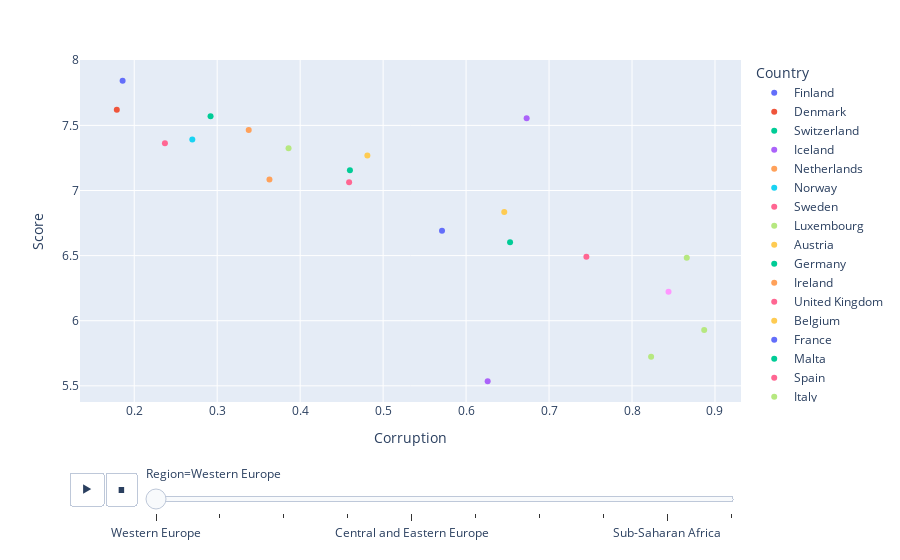

This figure's notebook cell:
### Markdown cell above
### Corruption vs Score

### Code cell
px.scatter(df, x='Corruption', y='Score',
           animation_frame='Region',
           animation_group='Country',
           color='Country', hover_name='Country',
           trendline= 'ols')

### Figure 1 — Plotly figure (JSON) as saved in the notebook; plotly's stock layout.template omitted (floating-point values rounded to 4 significant figures)
{"data": [{"hovertemplate": "<b>%{hovertext}</b><br><br>Country=Finland<br>Region=Western Europe<br>Corruption=%{x}<br>Score=%{y}<extra></extra>", "hovertext": ["Finland"], "ids": ["Finland"], "legendgroup": "Finland", "marker": {"color": "#636efa", "symbol": "circle"}, "mode": "markers", "name": "Finland", "orientation": "v", "showlegend": true, "type": "scatter", "x": [0.186], "xaxis": "x", "y": [7.842], "yaxis": "y"}, {"hovertemplate": "Country=Finland<br>Region=Western Europe<extra></extra>", "legendgroup": "Finland", "marker": {"color": "#636efa", "symbol": "circle"}, "mode": "lines", "name": "Finland", "showlegend": false, "type": "scatter", "xaxis": "x", "yaxis": "y"}, {"hovertemplate": "<b>%{hovertext}</b><br><br>Country=Denmark<br>Region=Western Europe<br>Corruption=%{x}<br>Score=%{y}<extra></extra>", "hovertext": ["Denmark"], "ids": ["Denmark"], "legendgroup": "Denmark", "marker": {"color": "#EF553B", "symbol": "circle"}, "mode": "markers", "name": "Denmark", "orientation": "v", "showlegend": true, "type": "scatter", "x": [0.179], "xaxis": "x", "y": [7.62], "yaxis": "y"}, {"hovertemplate": "Country=Denmark<br>Region=Western Europe<extra></extra>", "legendgroup": "Denmark", "marker": {"color": "#EF553B", "symbol": "circle"}, "mode": "lines", "name": "Denmark", "showlegend": false, "type": "scatter", "xaxis": "x", "yaxis": "y"}, {"hovertemplate": "<b>%{hovertext}</b><br><br>Country=Switzerland<br>Region=Western Europe<br>Corruption=%{x}<br>Score=%{y}<extra></extra>", "hovertext": ["Switzerland"], "ids": ["Switzerland"], "legendgroup": "Switzerland", "marker": {"color": "#00cc96", "symbol": "circle"}, "mode": "markers", "name": "Switzerland", "orientation": "v", "showlegend": true, "type": "scatter", "x": [0.292], "xaxis": "x", "y": [7.571], "yaxis": "y"}, {"hovertemplate": "Country=Switzerland<br>Region=Western Europe<extra></extra>", "legendgroup": "Switzerland", "marker": {"color": "#00cc96", "symbol": "circle"}, "mode": "lines", "name": "Switzerland", "showlegend": false, "type": "scatter", "xaxis": "x", "yaxis": "y"}, {"hovertemplate": "<b>%{hovertext}</b><br><br>Country=Iceland<br>Region=Western Europe<br>Corruption=%{x}<br>Score=%{y}<extra></extra>", "hovertext": ["Iceland"], "ids": ["Iceland"], "legendgroup": "Iceland", "marker": {"color": "#ab63fa", "symbol": "circle"}, "mode": "markers", "name": "Iceland", "orientation": "v", "showlegend": true, "type": "scatter", "x": [0.673], "xaxis": "x", "y": [7.554], "yaxis": "y"}, {"hovertemplate": "Country=Iceland<br>Region=Western Europe<extra></extra>", "legendgroup": "Iceland", "marker": {"color": "#ab63fa", "symbol": "circle"}, "mode": "lines", "name": "Iceland", "showlegend": false, "type": "scatter", "xaxis": "x", "yaxis": "y"}, {"hovertemplate": "<b>%{hovertext}</b><br><br>Country=Netherlands<br>Region=Western Europe<br>Corruption=%{x}<br>Score=%{y}<extra></extra>", "hovertext": ["Netherlands"], "ids": ["Netherlands"], "legendgroup": "Netherlands", "marker": {"color": "#FFA15A", "symbol": "circle"}, "mode": "markers", "name": "Netherlands", "orientation": "v", "showlegend": true, "type": "scatter", "x": [0.338], "xaxis": "x", "y": [7.464], "yaxis": "y"}, {"hovertemplate": "Country=Netherlands<br>Region=Western Europe<extra></extra>", "legendgroup": "Netherlands", "marker": {"color": "#FFA15A", "symbol": "circle"}, "mode": "lines", "name": "Netherlands", "showlegend": false, "type": "scatter", "xaxis": "x", "yaxis": "y"}, {"hovertemplate": "<b>%{hovertext}</b><br><br>Country=Norway<br>Region=Western Europe<br>Corruption=%{x}<br>Score=%{y}<extra></extra>", "hovertext": ["Norway"], "ids": ["Norway"], "legendgroup": "Norway", "marker": {"color": "#19d3f3", "symbol": "circle"}, "mode": "markers", "name": "Norway", "orientation": "v", "showlegend": true, "type": "scatter", "x": [0.27], "xaxis": "x", "y": [7.392], "yaxis": "y"}, {"hovertemplate": "Country=Norway<br>Region=Western Europe<extra></extra>", "legendgroup": "Norway", "marker": {"color": "#19d3f3", "symbol": "circle"}, "mode": "lines", "name": "Norway", "showlegend": false, "type": "scatter", "xaxis": "x", "yaxis": "y"}, {"hovertemplate": "<b>%{hovertext}</b><br><br>Country=Sweden<br>Region=Western Europe<br>Corruption=%{x}<br>Score=%{y}<extra></extra>", "hovertext": ["Sweden"], "ids": ["Sweden"], "legendgroup": "Sweden", "marker": {"color": "#FF6692", "symbol": "circle"}, "mode": "markers", "name": "Sweden", "orientation": "v", "showlegend": true, "type": "scatter", "x": [0.237], "xaxis": "x", "y": [7.363], "yaxis": "y"}, {"hovertemplate": "Country=Sweden<br>Region=Western Europe<extra></extra>", "legendgroup": "Sweden", "marker": {"color": "#FF6692", "symbol": "circle"}, "mode": "lines", "name": "Sweden", "showlegend": false, "type": "scatter", "xaxis": "x", "yaxis": "y"}, {"hovertemplate": "<b>%{hovertext}</b><br><br>Country=Luxembourg<br>Region=Western Europe<br>Corruption=%{x}<br>Score=%{y}<extra></extra>", "hovertext": ["Luxembourg"], "ids": ["Luxembourg"], "legendgroup": "Luxembourg", "marker": {"color": "#B6E880", "symbol": "circle"}, "mode": "markers", "name": "Luxembourg", "orientation": "v", "showlegend": true, "type": "scatter", "x": [0.386], "xaxis": "x", "y": [7.324], "yaxis": "y"}, {"hovertemplate": "Country=Luxembourg<br>Region=Western Europe<extra></extra>", "legendgroup": "Luxembourg", "marker": {"color": "#B6E880", "symbol": "circle"}, "mode": "lines", "name": "Luxembourg", "showlegend": false, "type": "scatter", "xaxis": "x", "yaxis": "y"}, {"hovertemplate": "<b>%{hovertext}</b><br><br>Country=Austria<br>Region=Western Europe<br>Corruption=%{x}<br>Score=%{y}<extra></extra>", "hovertext": ["Austria"], "ids": ["Austria"], "legendgroup": "Austria", "marker": {"color": "#FECB52", "symbol": "circle"}, "mode": "markers", "name": "Austria", "orientation": "v", "showlegend": true, "type": "scatter", "x": [0.481], "xaxis": "x", "y": [7.268], "yaxis": "y"}, {"hovertemplate": "Country=Austria<br>Region=Western Europe<extra></extra>", "legendgroup": "Austria", "marker": {"color": "#FECB52", "symbol": "circle"}, "mode": "lines", "name": "Austria", "showlegend": false, "type": "scatter", "xaxis": "x", "yaxis": "y"}, {"hovertemplate": "<b>%{hovertext}</b><br><br>Country=Germany<br>Region=Western Europe<br>Corruption=%{x}<br>Score=%{y}<extra></extra>", "hovertext": ["Germany"], "ids": ["Germany"], "legendgroup": "Germany", "marker": {"color": "#00cc96", "symbol": "circle"}, "mode": "markers", "name": "Germany", "orientation": "v", "showlegend": true, "type": "scatter", "x": [0.46], "xaxis": "x", "y": [7.155], "yaxis": "y"}, {"hovertemplate": "Country=Germany<br>Region=Western Europe<extra></extra>", "legendgroup": "Germany", "marker": {"color": "#00cc96", "symbol": "circle"}, "mode": "lines", "name": "Germany", "showlegend": false, "type": "scatter", "xaxis": "x", "yaxis": "y"}, {"hovertemplate": "<b>%{hovertext}</b><br><br>Country=Ireland<br>Region=Western Europe<br>Corruption=%{x}<br>Score=%{y}<extra></extra>", "hovertext": ["Ireland"], "ids": ["Ireland"], "legendgroup": "Ireland", "marker": {"color": "#FFA15A", "symbol": "circle"}, "mode": "markers", "name": "Ireland", "orientation": "v", "showlegend": true, "type": "scatter", "x": [0.363], "xaxis": "x", "y": [7.085], "yaxis": "y"}, {"hovertemplate": "Country=Ireland<br>Region=Western Europe<extra></extra>", "legendgroup": "Ireland", "marker": {"color": "#FFA15A", "symbol": "circle"}, "mode": "lines", "name": "Ireland", "showlegend": false, "type": "scatter", "xaxis": "x", "yaxis": "y"}, {"hovertemplate": "<b>%{hovertext}</b><br><br>Country=United Kingdom<br>Region=Western Europe<br>Corruption=%{x}<br>Score=%{y}<extra></extra>", "hovertext": ["United Kingdom"], "ids": ["United Kingdom"], "legendgroup": "United Kingdom", "marker": {"color": "#FF6692", "symbol": "circle"}, "mode": "markers", "name": "United Kingdom", "orientation": "v", "showlegend": true, "type": "scatter", "x": [0.459], "xaxis": "x", "y": [7.064], "yaxis": "y"}, {"hovertemplate": "Country=United Kingdom<br>Region=Western Europe<extra></extra>", "legendgroup": "United Kingdom", "marker": {"color": "#FF6692", "symbol": "circle"}, "mode": "lines", "name": "United Kingdom", "showlegend": false, "type": "scatter", "xaxis": "x", "yaxis": "y"}, {"hovertemplate": "<b>%{hovertext}</b><br><br>Country=Belgium<br>Region=Western Europe<br>Corruption=%{x}<br>Score=%{y}<extra></extra>", "hovertext": ["Belgium"], "ids": ["Belgium"], "legendgroup": "Belgium", "marker": {"color": "#FECB52", "symbol": "circle"}, "mode": "markers", "name": "Belgium", "orientation": "v", "showlegend": true, "type": "scatter", "x": [0.646], "xaxis": "x", "y": [6.834], "yaxis": "y"}, {"hovertemplate": "Country=Belgium<br>Region=Western Europe<extra></extra>", "legendgroup": "Belgium", "marker": {"color": "#FECB52", "symbol": "circle"}, "mode": "lines", "name": "Belgium", "showlegend": false, "type": "scatter", "xaxis": "x", "yaxis": "y"}, {"hovertemplate": "<b>%{hovertext}</b><br><br>Country=France<br>Region=Western Europe<br>Corruption=%{x}<br>Score=%{y}<extra></extra>", "hovertext": ["France"], "ids": ["France"], "legendgroup": "France", "marker": {"color": "#636efa", "symbol": "circle"}, "mode": "markers", "name": "France", "orientation": "v", "showlegend": true, "type": "scatter", "x": [0.571], "xaxis": "x", "y": [6.69], "yaxis": "y"}, {"hovertemplate": "Country=France<br>Region=Western Europe<extra></extra>", "legendgroup": "France", "marker": {"color": "#636efa", "symbol": "circle"}, "mode": "lines", "name": "France", "showlegend": false, "type": "scatter", "xaxis": "x", "yaxis": "y"}, {"hovertemplate": "<b>%{hovertext}</b><br><br>Country=Malta<br>Region=Western Europe<br>Corruption=%{x}<br>Score=%{y}<extra></extra>", "hovertext": ["Malta"], "ids": ["Malta"], "legendgroup": "Malta", "marker": {"color": "#00cc96", "symbol": "circle"}, "mode": "markers", "name": "Malta", "orientation": "v", "showlegend": true, "type": "scatter", "x": [0.653], "xaxis": "x", "y": [6.602], "yaxis": "y"}, {"hovertemplate": "Country=Malta<br>Region=Western Europe<extra></extra>", "legendgroup": "Malta", "marker": {"color": "#00cc96", "symbol": "circle"}, "mode": "lines", "name": "Malta", "showlegend": false, "type": "scatter", "xaxis": "x", "yaxis": "y"}, {"hovertemplate": "<b>%{hovertext}</b><br><br>Country=Spain<br>Region=Western Europe<br>Corruption=%{x}<br>Score=%{y}<extra></extra>", "hovertext": ["Spain"], "ids": ["Spain"], "legendgroup": "Spain", "marker": {"color": "#FF6692", "symbol": "circle"}, "mode": "markers", "name": "Spain", "orientation": "v", "showlegend": true, "type": "scatter", "x": [0.745], "xaxis": "x", "y": [6.491], "yaxis": "y"}, {"hovertemplate": "Country=Spain<br>Region=Western Europe<extra></extra>", "legendgroup": "Spain", "marker": {"color": "#FF6692", "symbol": "circle"}, "mode": "lines", "name": "Spain", "showlegend": false, "type": "scatter", "xaxis": "x", "yaxis": "y"}, {"hovertemplate": "<b>%{hovertext}</b><br><br>Country=Italy<br>Region=Western Europe<br>Corruption=%{x}<br>Score=%{y}<extra></extra>", "hovertext": ["Italy"], "ids": ["Italy"], "legendgroup": "Italy", "marker": {"color": "#B6E880", "symbol": "circle"}, "mode": "markers", "name": "Italy", "orientation": "v", "showlegend": true, "type": "scatter", "x": [0.866], "xaxis": "x", "y": [6.483], "yaxis": "y"}, {"hovertemplate": "Country=Italy<br>Region=Western Europe<extra></extra>", "legendgroup": "Italy", "marker": {"color": "#B6E880", "symbol": "circle"}, "mode": "lines", "name": "Italy", "showlegend": false, "type": "scatter", "xaxis": "x", "yaxis": "y"}, {"hovertemplate": "<b>%{hovertext}</b><br><br>Country=Cyprus<br>Region=Western Europe<br>Corruption=%{x}<br>Score=%{y}<extra></extra>", "hovertext": ["Cyprus"], "ids": ["Cyprus"], "legendgroup": "Cyprus", "marker": {"color": "#FF97FF", "symbol": "circle"}, "mode": "markers", "name": "Cyprus", "orientation": "v", "showlegend": true, "type": "scatter", "x": [0.844], "xaxis": "x", "y": [6.223], "yaxis": "y"}, {"hovertemplate": "Country=Cyprus<br>Region=Western Europe<extra></extra>", "legendgroup": "Cyprus", "marker": {"color": "#FF97FF", "symbol": "circle"}, "mode": "lines", "name": "Cyprus", "showlegend": false, "type": "scatter", "xaxis": "x", "yaxis": "y"}, {"hovertemplate": "<b>%{hovertext}</b><br><br>Country=Portugal<br>Region=Western Europe<br>Corruption=%{x}<br>Score=%{y}<extra></extra>", "hovertext": ["Portugal"], "ids": ["Portugal"], "legendgroup": "Portugal", "marker": {"color": "#B6E880", "symbol": "circle"}, "mode": "markers", "name": "Portugal", "orientation": "v", "showlegend": true, "type": "scatter", "x": [0.887], "xaxis": "x", "y": [5.929], "yaxis": "y"}, {"hovertemplate": "Country=Portugal<br>Region=Western Europe<extra></extra>", "legendgroup": "Portugal", "marker": {"color": "#B6E880", "symbol": "circle"}, "mode": "lines", "name": "Portugal", "showlegend": false, "type": "scatter", "xaxis": "x", "yaxis": "y"}, {"hovertemplate": "<b>%{hovertext}</b><br><br>Country=Greece<br>Region=Western Europe<br>Corruption=%{x}<br>Score=%{y}<extra></extra>", "hovertext": ["Greece"], "ids": ["Greece"], "legendgroup": "Greece", "marker": {"color": "#B6E880", "symbol": "circle"}, "mode": "markers", "name": "Greece", "orientation": "v", "showlegend": true, "type": "scatter", "x": [0.823], "xaxis": "x", "y": [5.723], "yaxis": "y"}, {"hovertemplate": "Country=Greece<br>Region=Western Europe<extra></extra>", "legendgroup": "Greece", "marker": {"color": "#B6E880", "symbol": "circle"}, "mode": "lines", "name": "Greece", "showlegend": false, "type": "scatter", "xaxis": "x", "yaxis": "y"}, {"hovertemplate": "<b>%{hovertext}</b><br><br>Country=North Cyprus<br>Region=Western Europe<br>Corruption=%{x}<br>Score=%{y}<extra></extra>", "hovertext": ["North Cyprus"], "ids": ["North Cyprus"], "legendgroup": "North Cyprus", "marker": {"color": "#ab63fa", "symbol": "circle"}, "mode": "markers", "name": "North Cyprus", "orientation": "v", "showlegend": true, "type": "scatter", "x": [0.626], "xaxis": "x", "y": [5.536], "yaxis": "y"}, {"hovertemplate": "Country=North Cyprus<br>Region=Western Europe<extra></extra>", "legendgroup": "North Cyprus", "marker": {"color": "#ab63fa", "symbol": "circle"}, "mode": "lines", "name": "North Cyprus", "showlegend": false, "type": "scatter", "xaxis": "x", "yaxis": "y"}], "layout": {"legend": {"title": {"text": "Country"}, "tracegroupgap": 0}, "margin": {"t": 60}, "sliders": [{"active": 0, "currentvalue": {"prefix": "Region="}, "len": 0.9, "pad": {"b": 10, "t": 60}, "steps": [{"args": [["Western Europe"], {"frame": {"duration": 0, "redraw": false}, "fromcurrent": true, "mode": "immediate", "transition": {"duration": 0, "easing": "linear"}}], "label": "Western Europe", "method": "animate"}, {"args": [["North America and ANZ"], {"frame": {"duration": 0, "redraw": false}, "fromcurrent": true, "mode": "immediate", "transition": {"duration": 0, "easing": "linear"}}], "label": "North America and ANZ", "method": "animate"}, {"args": [["Middle East and North Africa"], {"frame": {"duration": 0, "redraw": false}, "fromcurrent": true, "mode": "immediate", "transition": {"duration": 0, "easing": "linear"}}], "label": "Middle East and North Africa", "method": "animate"}, {"args": [["Latin America and Caribbean"], {"frame": {"duration": 0, "redraw": false}, "fromcurrent": true, "mode": "immediate", "transition": {"duration": 0, "easing": "linear"}}], "label": "Latin America and Caribbean", "method": "animate"}, {"args": [["Central and Eastern Europe"], {"frame": {"duration": 0, "redraw": false}, "fromcurrent": true, "mode": "immediate", "transition": {"duration": 0, "easing": "linear"}}], "label": "Central and Eastern Europe", "method": "animate"}, {"args": [["East Asia"], {"frame": {"duration": 0, "redraw": false}, "fromcurrent": true, "mode": "immediate", "transition": {"duration": 0, "easing": "linear"}}], "label": "East Asia", "method": "animate"}, {"args": [["Southeast Asia"], {"frame": {"duration": 0, "redraw": false}, "fromcurrent": true, "mode": "immediate", "transition": {"duration": 0, "easing": "linear"}}], "label": "Southeast Asia", "method": "animate"}, {"args": [["Commonwealth of Independent States"], {"frame": {"duration": 0, "redraw": false}, "fromcurrent": true, "mode": "immediate", "transition": {"duration": 0, "easing": "linear"}}], "label": "Commonwealth of Independent States", "method": "animate"}, {"args": [["Sub-Saharan Africa"], {"frame": {"duration": 0, "redraw": false}, "fromcurrent": true, "mode": "immediate", "transition": {"duration": 0, "easing": "linear"}}], "label": "Sub-Saharan Africa", "method": "animate"}, {"args": [["South Asia"], {"frame": {"duration": 0, "redraw": false}, "fromcurrent": true, "mode": "immediate", "transition": {"duration": 0, "easing": "linear"}}], "label": "South Asia", "method": "animate"}], "x": 0.1, "xanchor": "left", "y": 0, "yanchor": "top"}], "updatemenus": [{"buttons": [{"args": [null, {"frame": {"duration": 500, "redraw": false}, "fromcurrent": true, "mode": "immediate", "transition": {"duration": 500, "easing": "linear"}}], "label": "&#9654;", "method": "animate"}, {"args": [[null], {"frame": {"duration": 0, "redraw": false}, "fromcurrent": true, "mode": "immediate", "transition": {"duration": 0, "easing": "linear"}}], "label": "&#9724;", "method": "animate"}], "direction": "left", "pad": {"r": 10, "t": 70}, "showactive": false, "type": "buttons", "x": 0.1, "xanchor": "right", "y": 0, "yanchor": "top"}], "xaxis": {"anchor": "y", "domain": [0, 1], "title": {"text": "Corruption"}}, "yaxis": {"anchor": "x", "domain": [0, 1], "title": {"text": "Score"}}}}
